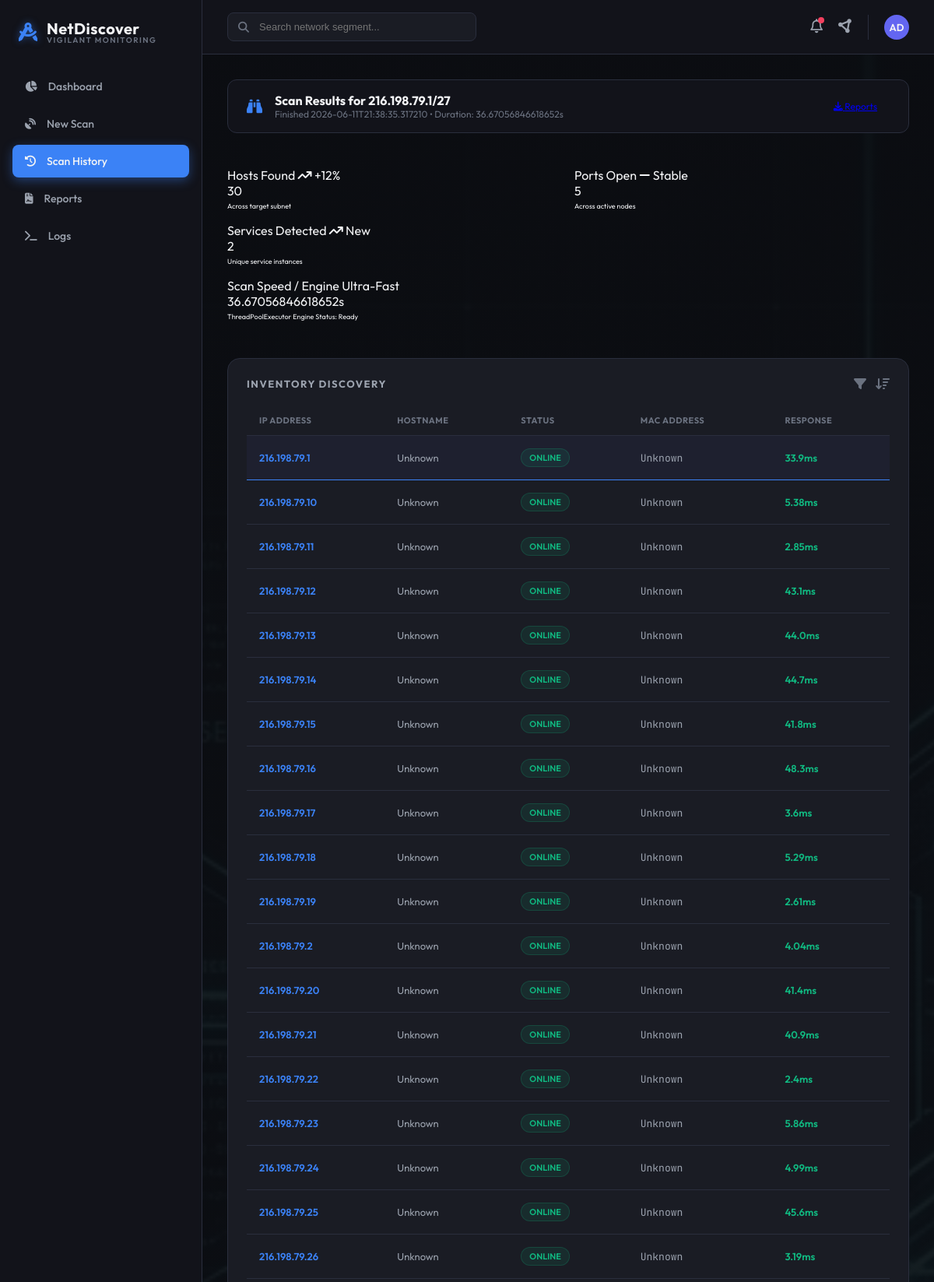
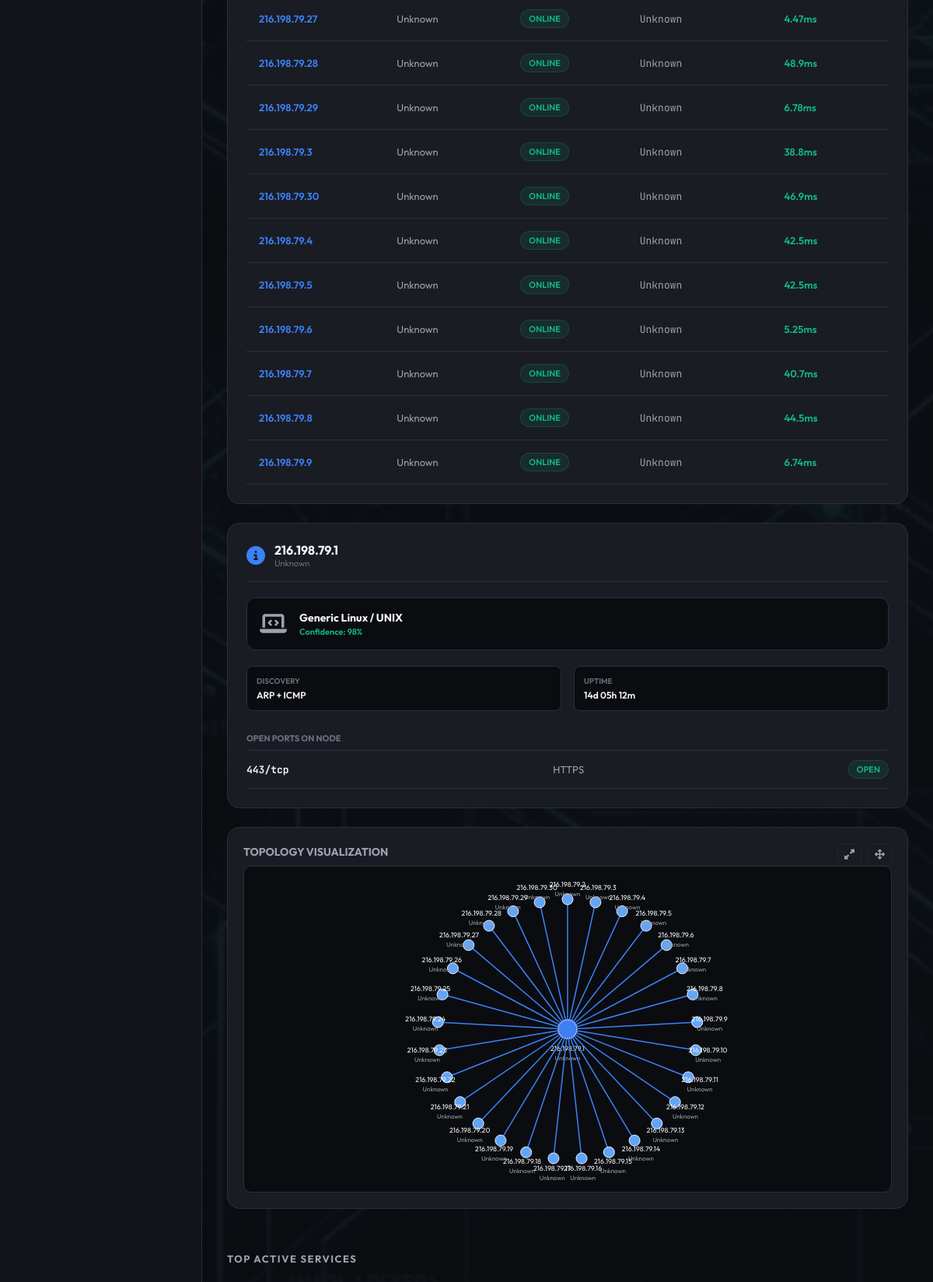
The page /scan_history_page?scan_id=SCAN-721D32 (upper part) on the database its author committed (2 pictures, top to bottom).
### tables this page shows
CREATE TABLE scans (
                    id TEXT PRIMARY KEY,
                    target TEXT NOT NULL,
                    scan_type TEXT NOT NULL,
                    status TEXT NOT NULL,
                    created_at TIMESTAMP DEFAULT CURRENT_TIMESTAMP,
                    completed_at TIMESTAMP,
                    hosts_found INTEGER DEFAULT 0,
                    ports_open INTEGER DEFAULT 0,
                    services_detected INTEGER DEFAULT 0,
                    duration REAL DEFAULT 0.0
                );

CREATE TABLE hosts (
                    id INTEGER PRIMARY KEY AUTOINCREMENT,
                    scan_id TEXT NOT NULL,
                    ip_address TEXT NOT NULL,
                    hostname TEXT DEFAULT 'Unknown',
                    status TEXT NOT NULL,
                    mac_address TEXT DEFAULT 'Unknown',
                    response_time TEXT DEFAULT '0ms',
                    os_detected TEXT DEFAULT 'Unknown',
                    FOREIGN KEY (scan_id) REFERENCES scans (id) ON DELETE CASCADE
                );

### netdiscover/app.py (the view)
@app.route('/scan_history_page')
def scan_history_page():
    all_scans = _get_visible_scans()
    selected_scan_id = request.args.get('scan_id')
    selected_scan = None
    hosts = []
    if selected_scan_id:
        selected_scan = db.get_scan(selected_scan_id)
        if selected_scan:
            hosts = db.get_scan_hosts(selected_scan_id)
    elif all_scans:
        selected_scan = all_scans[0]
        hosts = db.get_scan_hosts(selected_scan["id"])
    scans = [selected_scan] if selected_scan else []
    return render_template(
        'scan_history.html',
        scans=scans,
        selected_scan=selected_scan,
        hosts=hosts,
        active_tab='scan_history'
    )

### netdiscover/templates/scan_history.html (shortened to what this page needs)
{% extends "base.html" %}
{% block content %}
{% if not selected_scan %}
    <div class="card text-center" style="padding: 40px;">
        <i class="fa-solid fa-triangle-exclamation" style="font-size: 40px; color: var(--accent-amber); margin-bottom: 16px;"></i>
        <h3>No Scans Found</h3>
        <p style="color: var(--text-secondary); margin-top: 8px;">Run your first network segment discovery to populate results.</p>
        <a href="{{ url_for('new_scan_page') }}" class="btn-primary" style="margin-top: 20px;">Launch Scan</a>
    </div>
{% else %}
    <div class="scan-header-bar">
        <div class="scan-title-section">
            <i class="fa-solid fa-binoculars scan-title-icon"></i>
            <div>
                <div class="scan-target-text">Scan Results for {{ selected_scan.target }}</div>
                <div class="scan-date-text">Finished {{ selected_scan.completed_at }} &bull; Duration: {{ selected_scan.duration }}s</div>
            </div>
        </div>
        <div style="display: flex; gap: 12px; align-items: center;">
            <a href="{{ url_for('reports_page', scan_id=selected_scan.id) }}" class="btn-secondary" style="padding: 8px 16px; font-size: 12px;">
                <i class="fa-solid fa-download"></i> Reports
            </a>
        </div>
    </div>
    <div class="grid-5" style="margin-bottom: 24px;">
        <div class="stat-card">
            <div class="stat-header">
                <span class="stat-title">Hosts Found</span>
                <span class="stat-trend trend-up"><i class="fa-solid fa-arrow-trend-up"></i> +12%</span>
            </div>
            <div>
                <div class="stat-value">{{ selected_scan.hosts_found }}</div>
                <div class="stat-title" style="margin-top: 4px; font-size: 9px;">Across target subnet</div>
            </div>
        </div>
        <div class="stat-card">
            <div class="stat-header">
                <span class="stat-title">Ports Open</span>
                <span class="stat-trend trend-stable"><i class="fa-solid fa-minus"></i> Stable</span>
            </div>
            <div>
                <div class="stat-value">{{ selected_scan.ports_open }}</div>
                <div class="stat-title" style="margin-top: 4px; font-size: 9px;">Across active nodes</div>
            </div>
        </div>
        <div class="stat-card">
            <div class="stat-header">
                <span class="stat-title">Services Detected</span>
                <span class="stat-trend trend-up"><i class="fa-solid fa-arrow-trend-up"></i> New</span>
            </div>
            <div>
                <div class="stat-value">{{ selected_scan.services_detected }}</div>
                <div class="stat-title" style="margin-top: 4px; font-size: 9px;">Unique service instances</div>
            </div>
        </div>
        <div class="stat-card" style="grid-column: span 2;">
            <div class="stat-header">
                <span class="stat-title">Scan Speed / Engine</span>
                <span class="stat-trend trend-stable">Ultra-Fast</span>
            </div>
            <div>
                <div class="stat-value">{{ selected_scan.duration }}s</div>
                <div class="stat-title" style="margin-top: 4px; font-size: 9px;">ThreadPoolExecutor Engine Status: Ready</div>
            </div>
        </div>
    </div>
    <div class="history-layout">
        <div class="card inventory-card">
            <div class="table-actions">
                <span class="table-title">Inventory Discovery</span>
                <div style="display: flex; gap: 12px;">
                    <i class="fa-solid fa-filter" style="color: var(--text-muted); cursor: pointer;"></i>
                    <i class="fa-solid fa-arrow-down-wide-short" style="color: var(--text-muted); cursor: pointer;"></i>
                </div>
            </div>
            <div class="table-container">
                <table class="custom-table" id="inventory-table">
                    <thead>
                        <tr>
                            <th>IP Address</th>
                            <th>Hostname</th>
                            <th>Status</th>
                            <th>MAC Address</th>
                            <th>Response</th>
                        </tr>
                    </thead>
                    <tbody>
                        {% for host in hosts %}
                            <tr id="host-row-{{ host.id }}" onclick="selectHost({{ host.id }})" style="cursor: pointer;">
                                <td><span class="ip-link">{{ host.ip_address }}</span></td>
                                <td>{{ host.hostname }}</td>
                                <td>
                                    {% if host.status == 'ONLINE' %}
                                        <span class="badge badge-success">Online</span>
                                    {% else %}
                                        <span class="badge badge-danger">Offline</span>
                                    {% endif %}
                                </td>
                                <td><span style="font-family: var(--font-mono);">{{ host.mac_address }}</span></td>
                                <td style="color: var(--accent-emerald); font-weight: 600;">{{ host.response_time }}</td>
                            </tr>
                        {% endfor %}
                    </tbody>
                </table>
            </div>
        </div>
        <div class="insight-card" id="insight-panel">
            <div class="insight-header">
                <i class="fa-solid fa-circle-info insight-icon"></i>
                <div>
                    <div class="insight-title" id="insight-node-ip">Select a Host</div>
                    <div style="font-size: 11px; color: var(--text-muted);" id="insight-node-hostname">Click a row to inspect</div>
                </div>
            </div>
            <div class="os-info-block">
                <i class="fa-solid fa-laptop-code os-icon"></i>
                <div class="os-details">
                    <span class="os-name" id="insight-node-os">OS Not Selected</span>
                    <span class="os-confidence" id="insight-node-confidence">Confidence: --</span>
                </div>
            </div>
            <div class="node-meta-grid">
                <div class="node-meta-box">
                    <span class="node-meta-lbl">Discovery</span>
                    <span class="node-meta-val" id="insight-node-discovery">SNMP + ICMP</span>
                </div>
                <div class="node-meta-box">
                    <span class="node-meta-lbl">Uptime</span>
                    <span class="node-meta-val">14d 05h 12m</span>
                </div>
            </div>
            <div>
                <div class="ports-list-header">Open Ports on Node</div>
                <div id="insight-ports-list">
                </div>
            </div>
        </div>
        <div class="card topology-card" style="grid-column: 1 / -1; padding: 20px; position: relative;">
            <div style="display:flex; align-items:center; justify-content:space-between; gap:12px;">
                <h3 style="font-family: var(--font-display); font-size: 14px; font-weight: 700; text-transform: uppercase; color: var(--text-secondary); margin-bottom: 8px;">Topology Visualization</h3>
                <div class="topology-controls">
                    <button class="btn-icon" id="topo-expand-btn" title="Expand topology" onclick="toggleTopologyExpand()"><i class="fa-solid fa-up-right-and-down-left-from-center"></i></button>
                    <button class="btn-icon" id="topo-full-btn" title="Fullscreen topology" onclick="openTopologyModal()"><i class="fa-solid fa-arrows-up-down-left-right"></i></button>
                </div>
            </div>
            <div id="topology-container" style="height: 420px; min-height: 320px; width: 100%; border: 1px solid var(--border-color); border-radius: 10px; overflow: hidden; background-color: var(--bg-deep); display: block; padding: 12px; transition: var(--transition-smooth);">
                <svg id="mini-topology-svg" style="width: 100%; height: 100%; display: block;"></svg>
            </div>
        </div>
    </div>
    <div style="margin-top: 32px;">
        <h3 style="font-family: var(--font-display); font-size: 13px; font-weight: 700; text-transform: uppercase; letter-spacing: 1.5px; color: var(--text-secondary); margin-bottom: 16px;">Top Active Services</h3>
            {% set service_rows = [] %}
            {% for host in hosts %}
                {% for port in host.ports %}
                    {% if port.state == 'OPEN' %}
                        {% set _ = service_rows.append({
                            'host_ip': host.ip_address,
                            'host_name': host.hostname,
                            'port': port.port,
                            'service': port.service,
                            'product': port.product,
                            'version': port.version,
                            'banner': port.banner
                        }) %}
                    {% endif %}
                {% endfor %}
            {% endfor %}
    </div>
{% endif %}
{% endblock %}

### rows shown on the page
scans: target "216.198.79.1/27", completed_at "2026-06-11T21:38:35.317210", duration "36.67056846618652", hosts_found "30", ports_open "5", services_detected "2"
hosts: ip_address "216.198.79.1", hostname "Unknown", status "ONLINE", mac_address "Unknown", response_time "33.9ms"
hosts: ip_address "216.198.79.10", hostname "Unknown", status "ONLINE", mac_address "Unknown", response_time "5.38ms"
hosts: ip_address "216.198.79.11", hostname "Unknown", status "ONLINE", mac_address "Unknown", response_time "2.85ms"
hosts: ip_address "216.198.79.12", hostname "Unknown", status "ONLINE", mac_address "Unknown", response_time "43.1ms"
hosts: ip_address "216.198.79.13", hostname "Unknown", status "ONLINE", mac_address "Unknown", response_time "44.0ms"
hosts: ip_address "216.198.79.14", hostname "Unknown", status "ONLINE", mac_address "Unknown", response_time "44.7ms"
hosts: ip_address "216.198.79.15", hostname "Unknown", status "ONLINE", mac_address "Unknown", response_time "41.8ms"
hosts: ip_address "216.198.79.16", hostname "Unknown", status "ONLINE", mac_address "Unknown", response_time "48.3ms"
hosts: ip_address "216.198.79.17", hostname "Unknown", status "ONLINE", mac_address "Unknown", response_time "3.6ms"
hosts: ip_address "216.198.79.18", hostname "Unknown", status "ONLINE", mac_address "Unknown", response_time "5.29ms"
hosts: ip_address "216.198.79.19", hostname "Unknown", status "ONLINE", mac_address "Unknown", response_time "2.61ms"
hosts: ip_address "216.198.79.2", hostname "Unknown", status "ONLINE", mac_address "Unknown", response_time "4.04ms"
hosts: ip_address "216.198.79.20", hostname "Unknown", status "ONLINE", mac_address "Unknown", response_time "41.4ms"
hosts: ip_address "216.198.79.21", hostname "Unknown", status "ONLINE", mac_address "Unknown", response_time "40.9ms"
hosts: ip_address "216.198.79.22", hostname "Unknown", status "ONLINE", mac_address "Unknown", response_time "2.4ms"
hosts: ip_address "216.198.79.23", hostname "Unknown", status "ONLINE", mac_address "Unknown", response_time "5.86ms"
hosts: ip_address "216.198.79.24", hostname "Unknown", status "ONLINE", mac_address "Unknown", response_time "4.99ms"
hosts: ip_address "216.198.79.25", hostname "Unknown", status "ONLINE", mac_address "Unknown", response_time "45.6ms"
hosts: ip_address "216.198.79.26", hostname "Unknown", status "ONLINE", mac_address "Unknown", response_time "3.19ms"
hosts: ip_address "216.198.79.27", hostname "Unknown", status "ONLINE", mac_address "Unknown", response_time "4.47ms"
hosts: ip_address "216.198.79.28", hostname "Unknown", status "ONLINE", mac_address "Unknown", response_time "48.9ms"
hosts: ip_address "216.198.79.29", hostname "Unknown", status "ONLINE", mac_address "Unknown", response_time "6.78ms"
hosts: ip_address "216.198.79.3", hostname "Unknown", status "ONLINE", mac_address "Unknown", response_time "38.8ms"
hosts: ip_address "216.198.79.30", hostname "Unknown", status "ONLINE", mac_address "Unknown", response_time "46.9ms"
hosts: ip_address "216.198.79.4", hostname "Unknown", status "ONLINE", mac_address "Unknown", response_time "42.5ms"
hosts: ip_address "216.198.79.5", hostname "Unknown", status "ONLINE", mac_address "Unknown", response_time "42.5ms"
hosts: ip_address "216.198.79.6", hostname "Unknown", status "ONLINE", mac_address "Unknown", response_time "5.25ms"
hosts: ip_address "216.198.79.7", hostname "Unknown", status "ONLINE", mac_address "Unknown", response_time "40.7ms"
hosts: ip_address "216.198.79.8", hostname "Unknown", status "ONLINE", mac_address "Unknown", response_time "44.5ms"
hosts: ip_address "216.198.79.9", hostname "Unknown", status "ONLINE", mac_address "Unknown", response_time "6.74ms"
